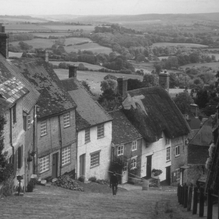
#> input picture goldhill.tif, 219 x 219 px, shrunk from 512 x 512 before the run
$ python task6.py
#> lines starting #> are read from the running program, lines starting #| are printed output that depends on the picture; after the words box and inside, x2 and y2 are one past the last pixel; in counts of white or black regions, pixels touching at a corner belong together
"""
На основе выполненных заданий 1-2 из основного списка реализо-вать стеганографическое встраивание
 в НЗБ полутонового контей-нера текстовой информации с последующим её извлечением (СВИ-2).
 Способ преобразования текста в бинарный вектор не принципиален и оставляется на усмотрение студента.
"""

import cv2
import numpy as np
import matplotlib.pyplot as plt
import os

CONTAINER_PATH = 'goldhill.tif'  # Полутоновое изображение
OUTPUT_PATH = 'output/'
TEXT_FILE = 'secret_message.txt'  # Файл с текстом для встраивания
EXTRACTED_TEXT_FILE = 'extracted_message.txt'  # Извлеченный текст


def load_grayscale_image(path):
    """ Загрузка полутонового изображения """
    img = cv2.imread(path, cv2.IMREAD_GRAYSCALE)
    if img is None:
        raise FileNotFoundError(f"Файл не найден: {path}")
    print(f"Загружено изображение: {img.shape}, тип {img.dtype}")
    return img


def text_to_bits(text):
    """
    Преобразование текста в битовый вектор
    Каждый символ -> 8 бит (ASCII)
    Добавляем специальный маркер конца сообщения
    """
    text_with_end = text + "\0\0\0\0"

    bits = []
    for char in text_with_end:
        char_code = ord(char)
        # Получаем 8 бит символа (от старшего к младшему)
        for i in range(7, -1, -1):
            bits.append((char_code >> i) & 1)

    return np.array(bits, dtype=np.uint8)


def bits_to_text(bits):
    """ Преобразование битового вектора обратно в текст """
    if len(bits) % 8 != 0:
        bits = bits[:len(bits) - len(bits) % 8]

    chars = []

    for i in range(0, len(bits), 8):
        byte = 0
        for j in range(8):
            byte |= bits[i + j] << (7 - j)

        chars.append(byte)

        # Проверяем последние 4 байта
        if len(chars) >= 4 and chars[-4:] == [0, 0, 0, 0]:
            return ''.join(chr(c) for c in chars[:-4])

    return ''.join(chr(c) for c in chars)


def embed_bits_into_lsb(container, bits, start_position=0):
    """
    Встраивание битов в НЗБ полутонового изображения
    Использует метод XOR из задания 1: C' = C XOR bits
    """
    stego = container.copy().astype(np.uint16)
    flat_container = stego.flatten()

    # Проверяем, хватит ли места
    if start_position + len(bits) > len(flat_container):
        raise ValueError(f"Недостаточно места в контейнере. Нужно {len(bits)} бит, "
                         f"доступно {len(flat_container) - start_position}")

    for i, bit in enumerate(bits):
        idx = start_position + i
        flat_container[idx] ^= bit

    stego = flat_container.reshape(container.shape).astype(np.uint8)
    return stego


def extract_bits_from_lsb(stego, original_container, num_bits):
    """
    Извлечение битов из НЗБ полутонового изображения
    Использует метод XOR из задания 2: bits = stego XOR original
    """
    flat_stego = stego.flatten()
    flat_original = original_container.flatten()

    xor_result = flat_stego ^ flat_original
    extracted_bits = xor_result & 1

    return extracted_bits[:num_bits]


def read_text_file(filename):
    """ Чтение текста из файла """
    with open(filename, 'r', encoding='ascii') as f:
        return f.read()


def visualize_lsb_embedding(original, stego, text, extracted_text, filename):
    """Визуализация результатов встраивания текста"""

    fig, axes = plt.subplots(2, 4, figsize=(16, 10))


    axes[0, 0].imshow(original, cmap='gray')
    axes[0, 0].set_title('Оригинал (полутоновый)')
    axes[0, 0].axis('off')
    axes[0, 1].imshow(stego, cmap='gray')
    axes[0, 1].set_title('Стего с текстом')
    axes[0, 1].axis('off')

    diff = cv2.absdiff(original, stego)
    axes[0, 2].imshow(diff * 255, cmap='gray', vmin=0, vmax=255)
    axes[0, 2].set_title(f'Разница (x30)\nизменено: {np.sum(diff > 0)} пикс.')
    axes[0, 2].axis('off')

    lsb_original = original & 1
    axes[0, 3].imshow(lsb_original * 255, cmap='gray')
    axes[0, 3].set_title('НЗБ оригинала')
    axes[0, 3].axis('off')
    lsb_stego = stego & 1
    axes[1, 0].imshow(lsb_stego * 255, cmap='gray')
    axes[1, 0].set_title('НЗБ стего')
    axes[1, 0].axis('off')

    # 6. Гистограмма
    axes[1, 1].hist(original.ravel(), bins=50, alpha=0.7, label='Оригинал', color='blue')
    axes[1, 1].hist(stego.ravel(), bins=50, alpha=0.7, label='Стего', color='red')
    axes[1, 1].set_title('Гистограмма')
    axes[1, 1].legend(fontsize=8)

    # 7. Текст (оригинал)
    axes[1, 2].text(0.1, 0.9, f'Оригинальный текст:\n{text[:100]}...',
                    fontsize=9, wrap=True, transform=axes[1, 2].transAxes)
    axes[1, 2].axis('off')

    # 8. Текст (извлеченный)
    axes[1, 3].text(0.1, 0.9, f'Извлеченный текст:\n{extracted_text[:100]}...',
                    fontsize=9, wrap=True, transform=axes[1, 3].transAxes)
    axes[1, 3].axis('off')

    plt.suptitle('СВИ-2: Встраивание текста в НЗБ полутонового изображения', fontsize=14)
    plt.tight_layout()

    save_path = os.path.join(OUTPUT_PATH, filename)
    plt.savefig(save_path, dpi=150, bbox_inches='tight')
    plt.show()
    print(f"Визуализация сохранена: {save_path}")


def calculate_capacity(image_shape):
    """Расчет емкости контейнера"""
    total_pixels = image_shape[0] * image_shape[1]
    total_bytes = total_pixels // 8
    total_chars = total_bytes  # 1 байт на символ

    return {
        'pixels': total_pixels,
        'bits': total_pixels,
        'bytes': total_bytes,
        'chars': total_chars
    }


def main():
    print("=" * 60)
    print("СВИ-2: Встраивание текста в НЗБ полутонового изображения")
    print("=" * 60)

    if not os.path.exists(OUTPUT_PATH):
        os.makedirs(OUTPUT_PATH)

    try:
        print("\nЗагрузка контейнера...")
        container = load_grayscale_image(CONTAINER_PATH)
#> in load_grayscale_image, img is the input picture: shape (219, 219); min 20, max 235, mean 112.2
#| Загружено изображение: (219, 219), тип uint8

        capacity = calculate_capacity(container.shape)
        print(f"\n Емкость контейнера:")
        print(f"   Пикселей: {capacity['pixels']}")
#|    Пикселей: 47961
        print(f"   Битов: {capacity['bits']}")
#|    Битов: 47961
        print(f"   Байт: {capacity['bytes']}")
#|    Байт: 5995
        print(f"   Символов (ASCII): {capacity['chars']}")
#|    Символов (ASCII): 5995

        print("\nПодготовка текстового сообщения...")
        text = read_text_file(os.path.join(OUTPUT_PATH, TEXT_FILE))
#> (reads output/secret_message.txt from the repository)
        print(f"   Текст длиной {len(text)} символов")

        bits = text_to_bits(text)
        print(f"   Битов для встраивания: {len(bits)}")

        if len(bits) > capacity['bits']:
            print(f"Ошибка: текст слишком длинный!")
            print(f"   Нужно бит: {len(bits)}, доступно: {capacity['bits']}")
            return

        print("\nВстраивание текста...")
        stego = embed_bits_into_lsb(container, bits)

        stego_path = os.path.join(OUTPUT_PATH, 'stego_text_lsb.png')
        cv2.imwrite(stego_path, stego)
        print(f"Стего сохранено: {stego_path}")

        print("\nИзвлечение текста...")
        extracted_bits = extract_bits_from_lsb(stego, container, len(bits))
        extracted_text = bits_to_text(extracted_bits)
#> the loop in bits_to_text, `for i in range(0, len(bits), 8):` made 4194 passes
#> i on passes 2 to 4: 8, 16, 24
#> after the loop in bits_to_text, `for i in range(0, len(bits), 8):`: chars = 4194 values, max 122 at index 3299, min 0 at index 4190, mean 94.27

        extracted_path = os.path.join(OUTPUT_PATH, EXTRACTED_TEXT_FILE)
        with open(extracted_path, 'w', encoding='utf-8') as f:
            f.write(extracted_text)
        print(f"Извлеченный текст сохранен: {extracted_path}")

        print("\nСоздание визуализации...")
        visualize_lsb_embedding(container, stego, text, extracted_text, 'text_lsb_visualization.png')
#> in visualize_lsb_embedding, `diff = cv2.absdiff(original, stego)`:
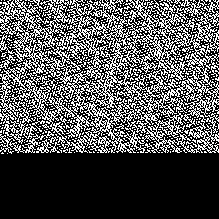
#> diff: shape (219, 219); values 0 (black) and 1 (white), 32.4% white in thin lines or dots, all inside (x1, y1, x2, y2) = (0, 0, 219, 154)
#> in visualize_lsb_embedding, `lsb_original = original & 1`:
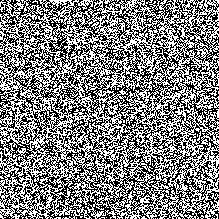
#> lsb_original: shape (219, 219); values 0 (black) and 1 (white), 50.2% white; black in thin lines or dots
#> in visualize_lsb_embedding, `lsb_stego = stego & 1`:
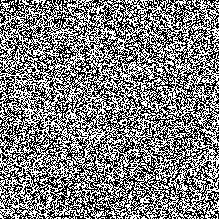
#> lsb_stego: shape (219, 219); values 0 (black) and 1 (white), 50.1% white; black in thin lines or dots
#> in visualize_lsb_embedding, `plt.savefig(save_path, dpi=150, bbox_inches='tight')`:
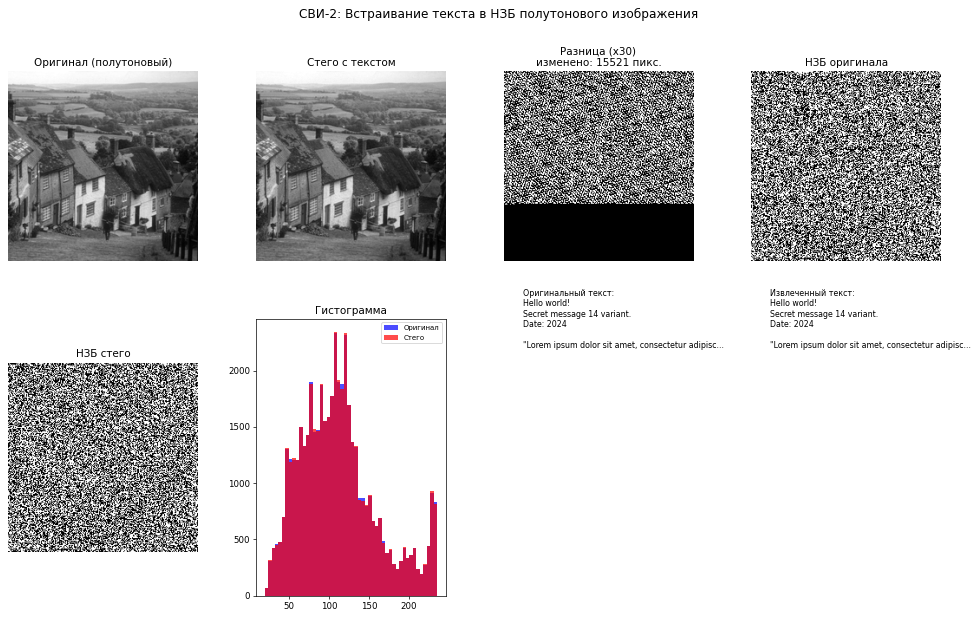
#> figure drawn by matplotlib, 6 panels; panel 6: tallest bar 2329 high, from x = 106 to 110.3; panel 6: tallest bar 2341 high, from x = 106 to 110.3

        print("\nСтатистика:")
        diff = cv2.absdiff(container, stego)
        print(
            f"   Изменено пикселей: {np.sum(diff > 0)} из {container.size} ({np.sum(diff > 0) / container.size * 100:.2f}%)")
#|    Изменено пикселей: 15521 из 47961 (32.36%)
        print(f"   Среднее изменение: {diff.mean():.2f}")
#|    Среднее изменение: 0.32
        print(f"   Макс. изменение: {diff.max()}")
#|    Макс. изменение: 1

        print("\nДоп. задание 2 успешно выполнено!")

    except Exception as e:
        print(f"\nОшибка: {e}")
        import traceback
        traceback.print_exc()


if __name__ == "__main__":
    main()
